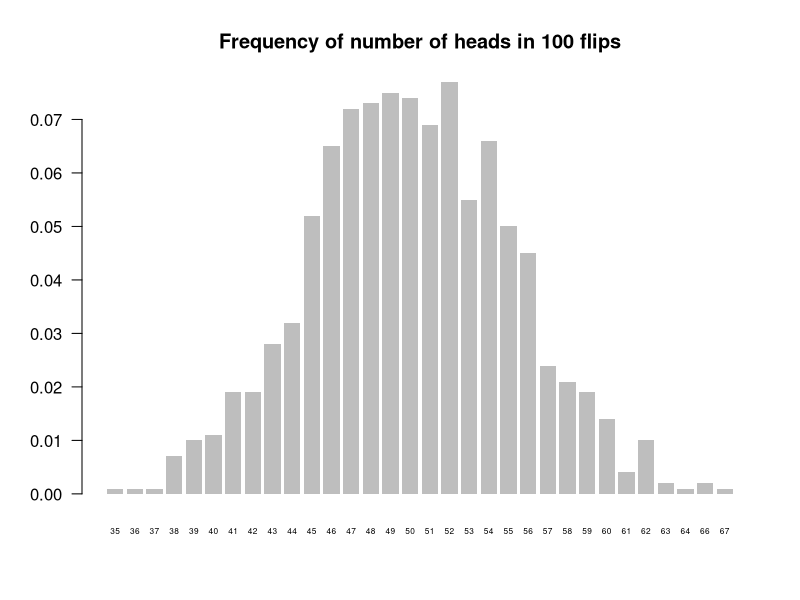
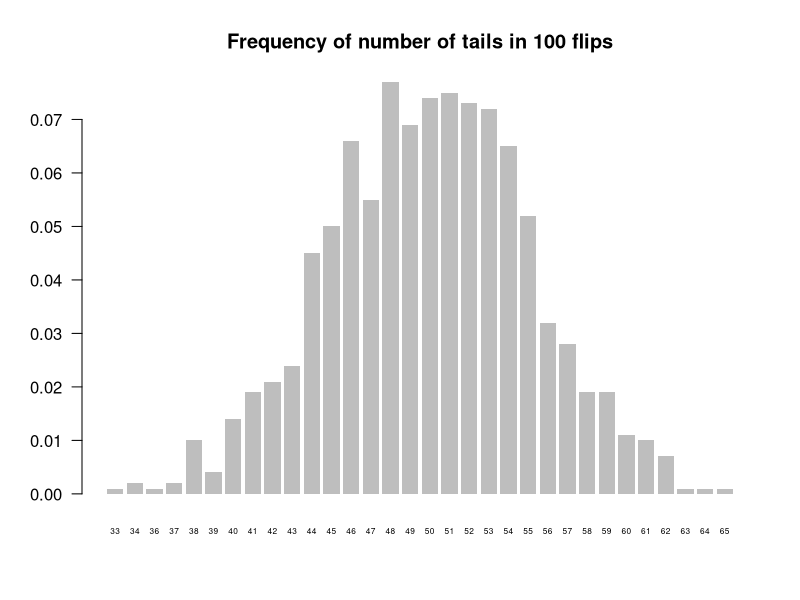
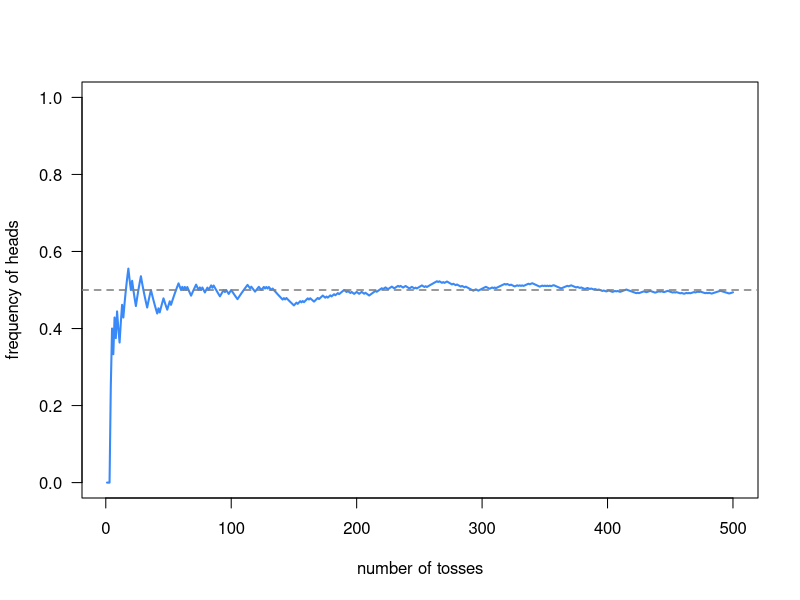

The R script that drew these images, in order:
## ---- chunk 1
knitr::opts_chunk$set(echo = TRUE)
## ---- chunk 2
coin = c("heads", "tails")
## ---- chunk 3
coin = c(0, 1)
## ---- chunk 4
die = c(1, 2, 3, 4, 5, 6)

# equivalent
die = 1:6
## ---- chunk 5
tickets = c(1, 2, 3, 4)
## ---- chunk 6
# box with tickets
tickets = c(1, 2, 3)

# draw one ticket
sample(tickets, size = 1)
## ---- chunk 7
# draw 2 tickets without replacement
sample(tickets, size = 2)
## ---- chunk 8
# draw 2 tickets with replacement
sample(tickets, size = 2, replace = TRUE)
## ---- chunk 9
# set random seed
set.seed(1257)

# draw 4 tickets with replacement
sample(tickets, size = 4, replace = TRUE)
## ---- chunk 10
# tossing a fair coin
coin = c("heads", "tails")

sample(coin)
sample(coin, prob = c(0.5, 0.5))
## ---- chunk 11
# tossing a loaded coin (20% heads, 80% tails)
sample(coin, size = 5, replace = TRUE, prob = c(0.2, 0.8))
## ---- chunk 12
# coin object
coin <- c("heads", "tails")

# one toss
sample(coin, size = 1)
## ---- chunk 13
# 3 tosses
sample(coin, size = 3, replace = TRUE)

# 6 tosses
sample(coin, size = 6, replace = TRUE)
## ---- chunk 14
# number of flips
num_flips = 100

# flips simulation
coin = c('heads', 'tails')
flips = sample(coin, size = num_flips, replace = TRUE)

# number of heads and tails
freqs = table(flips)
freqs
## ---- chunk 15
flips = sample(coin, size = num_flips, replace = TRUE)
freqs = table(flips)
freqs
## ---- chunk 16
# total number of repetitions
times = 1000

# "empty" vectors to store number of heads and tails in each repetition
heads = c(0, times)
tails = c(0, times)

# 100 flips of a coin, repeated 1000 times
for (i in 1:times) {
  flips = sample(coin, size = 100, replace = TRUE)
  freqs = table(flips)
  heads[i] = freqs[1]
  tails[i] = freqs[2]
}
## ---- chunk 17
barplot(table(heads)/1000, las = 1, cex.names = 0.5, border = NA,
        main = "Frequency of number of heads in 100 flips")
## ---- chunk 18
barplot(table(tails)/1000, las = 1, cex.names = 0.5, border = NA,
        main = "Frequency of number of tails in 100 flips")
## ---- chunk 19
# five tosses
five <- sample(coin, size = 5, replace = TRUE)

# proportion of heads
sum(five == "heads") / 5

# proportion of tails
sum(five == "tails") / 5
## ---- chunk 20
# relative frequencies of heads
cumsum(five == "heads") / 1:length(five)

# relative frequencies of tails
cumsum(five == "tails") / 1:length(five)
## ---- chunk 21
set.seed(5938)
hundreds <- sample(coin, size = 500, replace = TRUE)
head_freqs = cumsum(hundreds == "heads") / 1:500

plot(1:500, head_freqs, type = "l", ylim = c(0, 1), las = 1,
     col = "#3989f8", lwd = 2,
     xlab = 'number of tosses',
     ylab = 'frequency of heads')
# reference line at 0.5
abline(h = 0.5, col = 'gray50', lwd = 1.5, lty = 2)
## ---- chunk 22
die = 1:6

# rolling a die once
sample(die, size = 1)

# rolling a pair of dice
sample(die, size = 2, replace = TRUE)

# rolling a die 5 times
sample(die, size = 5, replace = TRUE)
